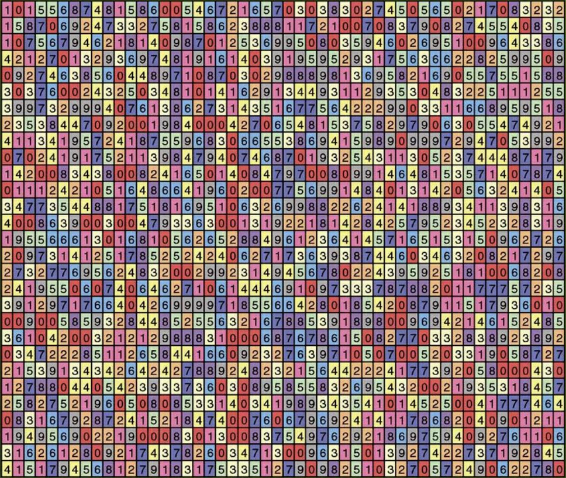
#> input picture boj15636.jpg, 1132 x 956 px (shown at 1/2 size)
$ python boj15636.py
#> lines starting #> are read from the running program, lines starting #| are printed output that depends on the picture

import pandas as pd
import numpy as np
import matplotlib.pyplot as plt
import matplotlib.image as mpimg
import shutil
import os
from sklearn.cluster import KMeans
from mpl_toolkits.mplot3d import Axes3D
from PIL import Image


# 이미지 파싱하기 : 29 * 50 사이즈
def image_crop( file_name , save_path):
#> called with file_name = 'boj15636.jpg', save_path = './nums/'
    os.makedirs(os.path.join("./nums"))
    img = Image.open( file_name )
#> img is the input picture: PIL image 1132x956 RGB; mean R, G, B 140.1, 119.1, 117.3
    (img_w, img_h) = img.size
#> img_w = 1132; img_h = 956

    # 자를 개수 지정
    range_h = 29
    range_w = 50
    # 개당 사이즈
    grid_h = (img_h/range_h)
#> grid_h = 32.97
    grid_w = (img_w/range_w)
#> grid_w = 22.64

    # 이미지 저장하기
    idx = 0
    for h in range(range_h):
        for w in range(range_w):
            bbox = (w*grid_w, h*grid_h, (w+1)*(grid_w), (h+1)*(grid_h))
            crop_img = img.crop(bbox)
            fname = "{}.png".format("{0:04}".format(idx))
            save_name = save_path + fname
            crop_img.save(save_name)
            idx += 1
#> this loop made 29 passes
#> pass 1, in image_crop, `crop_img.save(save_name)`:
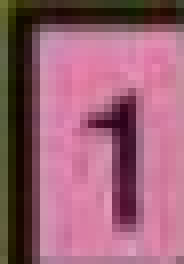
#> saved as 0000.png: PIL image 23x33 RGB (shown 8 times larger); mean R, G, B 154.5, 97.3, 116.4
#> pass 1, in image_crop, `crop_img.save(save_name)`:
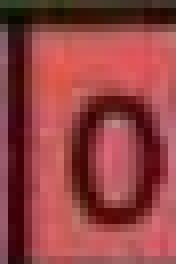
#> saved as 0001.png: PIL image 22x33 RGB (shown 8 times larger); mean R, G, B 147.5, 66.9, 67.6
#> pass 1, in image_crop, `crop_img.save(save_name)`:
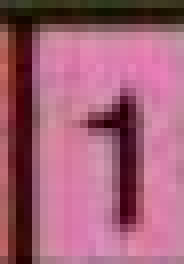
#> saved as 0002.png: PIL image 23x33 RGB (shown 8 times larger); mean R, G, B 162.2, 96.4, 118.4
#> pass 1, in image_crop, `crop_img.save(save_name)`:
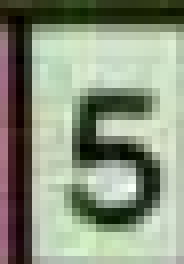
#> saved as 0003.png: PIL image 23x33 RGB (shown 8 times larger); mean R, G, B 139.2, 148.2, 127.8
#> after the loop:
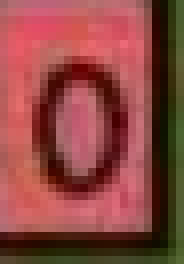
#> crop_img: PIL image 23x33 RGB (shown 8 times larger); mean R, G, B 140.6, 70.3, 65.1
#> after the loop, idx = 1450
    return idx

# 이미지 중앙 부분 np.array로 변환
def clustering(cnt):
    x = np.array([])
    y = np.array([])
    z = np.array([])
    C = np.array([]) # color 입히기
    for i in range(cnt):
        file_path = './nums/{}.png'.format("{0:04}".format(i))
        jpg_img_arr = mpimg.imread(file_path)
        jpg_img_arr = jpg_img_arr[3:-3, 3:-3,] # 테두리 자르기
        x = np.append(x,np.mean(jpg_img_arr[:,:,0]))
        y = np.append(y,np.mean(jpg_img_arr[:,:,1]))
        z = np.append(z,np.mean(jpg_img_arr[:,:,2]))
        C = np.append(C,[np.mean(jpg_img_arr[:,:,0]), np.mean(jpg_img_arr[:,:,1]), np.mean(jpg_img_arr[:,:,2])])

    C = C.reshape(1450, 3)
    fig = plt.figure()
    ax = fig.add_subplot(111,projection='3d')
    ax.scatter(x,y,z, c = C)
    plt.draw()
    fig.savefig('visualize_data.png', dpi = 100)

    df = pd.DataFrame(columns=('r','g','b'))
    idx = 0
    for c in C:
        df.loc[idx] = c
        idx += 1
    data_points = df.values
    kmeans = KMeans(n_clusters=10).fit(data_points)

    # 디레터리 만들기
    for i in range(10):
        os.makedirs(os.path.join("./nums/{}".format(i)))

    cnt_num = [0]*10
    print(len(kmeans.labels_))
    # 클러스터링 별로 파일 이동
    for i in range(cnt) :
        cnt_num[kmeans.labels_[i]] +=1
        file_name = '{}.png'.format("{0:04}".format(i))
        src = './nums/'
        dir = './nums/{}/'.format(kmeans.labels_[i])
        shutil.move(src+file_name, dir+file_name)
    print(cnt_num)

if __name__ == '__main__':
    cnt = image_crop('boj15636.jpg', './nums/') # file_name과 save_path
#> cnt = 1450
    clustering(cnt)
#> in clustering, `x = np.append(x,np.mean(jpg_img_arr[:,:,0]))`: x = [0.697]
#> in clustering, `y = np.append(y,np.mean(jpg_img_arr[:,:,1]))`: y = [0.423]
#> in clustering, `z = np.append(z,np.mean(jpg_img_arr[:,:,2]))`: z = [0.54]
#> in clustering, `C = np.append(C,[np.mean(jpg_img_arr[:,:,0]), np.mean(jpg_img_arr[:,:,..`: C = [0.697, 0.423, 0.54]

'''
l=[0,174,164,140,143,135,117,128,134,141]
i=0;total=0
for _ in l:
    total+=i*_
    i+=1
print(total)
'''
